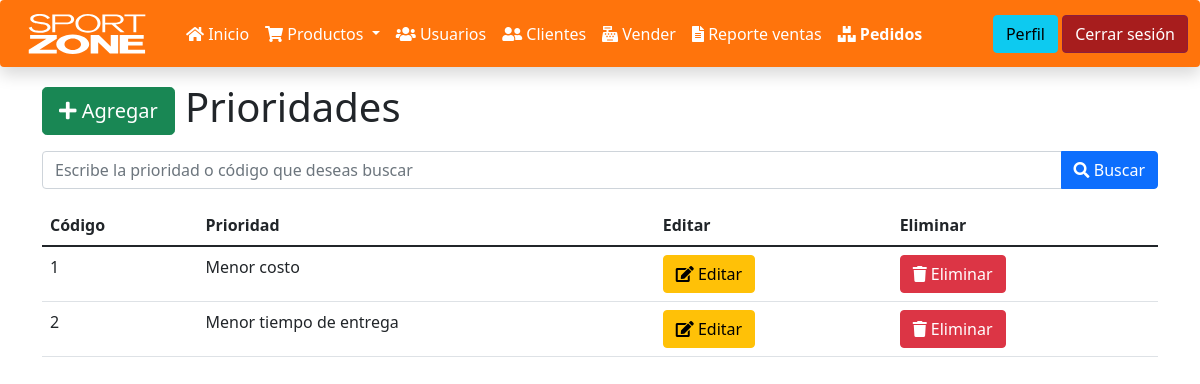
Page /prioridades.php (signed in) on the committed database.
### tables this page shows
CREATE TABLE `prioridad_productos` (
  `idPrioridad` int(11) NOT NULL,
  `prioridad` varchar(50) NOT NULL,
  `tiempoLlegadaDias` int(2) DEFAULT NULL
);

### funciones.php (called while the page is built, shortened)
<?php
function obtenerPrioridades($busqueda = null){
    $parametros = [];
    $sentencia = "SELECT * FROM prioridad_productos";
    return select($sentencia, $parametros);
}
function select($sentencia, $parametros = []){
    $bd = conectarBaseDatos();
    $respuesta = $bd->prepare($sentencia);
    $respuesta->execute($parametros);
    return $respuesta->fetchAll();
}
function conectarBaseDatos() {
	$host = "localhost";
	$db   = "ventas_php";
	$user = "root";
	$pass = "";
	$charset = 'utf8mb4';
	$options = [
	    \PDO::ATTR_ERRMODE            => \PDO::ERRMODE_EXCEPTION,
	    \PDO::ATTR_DEFAULT_FETCH_MODE => \PDO::FETCH_OBJ,
	    \PDO::ATTR_EMULATE_PREPARES   => false,
	];
	$dsn = "mysql:host=$host;dbname=$db;charset=$charset";
	try {
	     $pdo = new \PDO($dsn, $user, $pass, $options);
	     return $pdo;
	} catch (\PDOException $e) {
	     throw new \PDOException($e->getMessage(), (int)$e->getCode());
	}
}

### prioridades.php (the view, shortened to what this page needs)
<?php
include_once "encabezado.php";
include_once "navbar.php";
include_once "funciones.php";
$nombrePrioridad = (isset($_POST['prioridad'])) ? $_POST['prioridad'] : null;
$prioridades = obtenerPrioridades($nombrePrioridad);
?>
<div class="container mt-3">
    <h1>
        <a class="btn btn-success btn-lg" href="agregar_prioridad.php">
            <i class="fa fa-plus"></i>
            Agregar
        </a>
        Prioridades
    </h1>
    <form action="" method="post" class="input-group mb-3 mt-3">
        <input autofocus name="prioridad" type="text" class="form-control" placeholder="Escribe la prioridad o código que deseas buscar" aria-label="Nombre prioridad" aria-describedby="button-addon2">
        <button type="submit" name="buscarPrioridad" class="btn btn-primary" id="button-addon2">
            <i class="fa fa-search"></i>
            Buscar
        </button>
    </form>
    <table class="table">
        <thead>
            <tr>
                <th>Código</th>
                <th>Prioridad</th>
                <th>Editar</th>
                <th>Eliminar</th>
            </tr>
        </thead>
        <tbody>
            <?php
            foreach($prioridades as $element_prioridad){
            ?>
                <tr>
                    <td><?= $element_prioridad->idPrioridad; ?></td>
                    <td><?= $element_prioridad->prioridad; ?></td>
                    <td>
                        <a class="btn btn-warning" href="editar_prioridad.php?id=<?= $element_prioridad->idPrioridad; ?>">
                            <i class="fa fa-edit"></i>
                            Editar
                        </a>
                    </td>
                    <td>
                        <a class="btn btn-danger" onclick="eliminarPrioridad(<?= $element_prioridad->idPrioridad; ?>)">
                            <i class="fa fa-trash"></i>
                            Eliminar
                        </a>
                    </td>
                </tr>
            <?php } ?>
        </tbody>
    </table>
</div>

### rows in the picture
prioridad_productos: idPrioridad "1", prioridad "Menor costo"
prioridad_productos: idPrioridad "2", prioridad "Menor tiempo de entrega"
